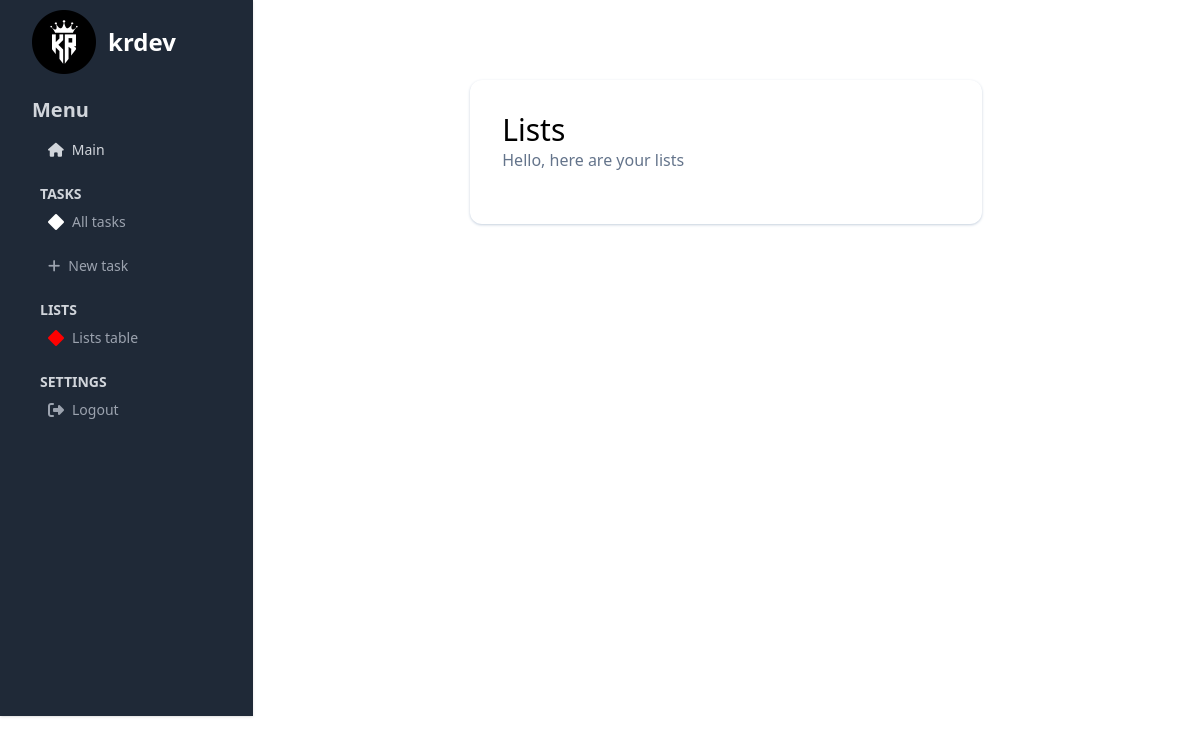
Page /task/lists/ (signed in) on the earlier database version.
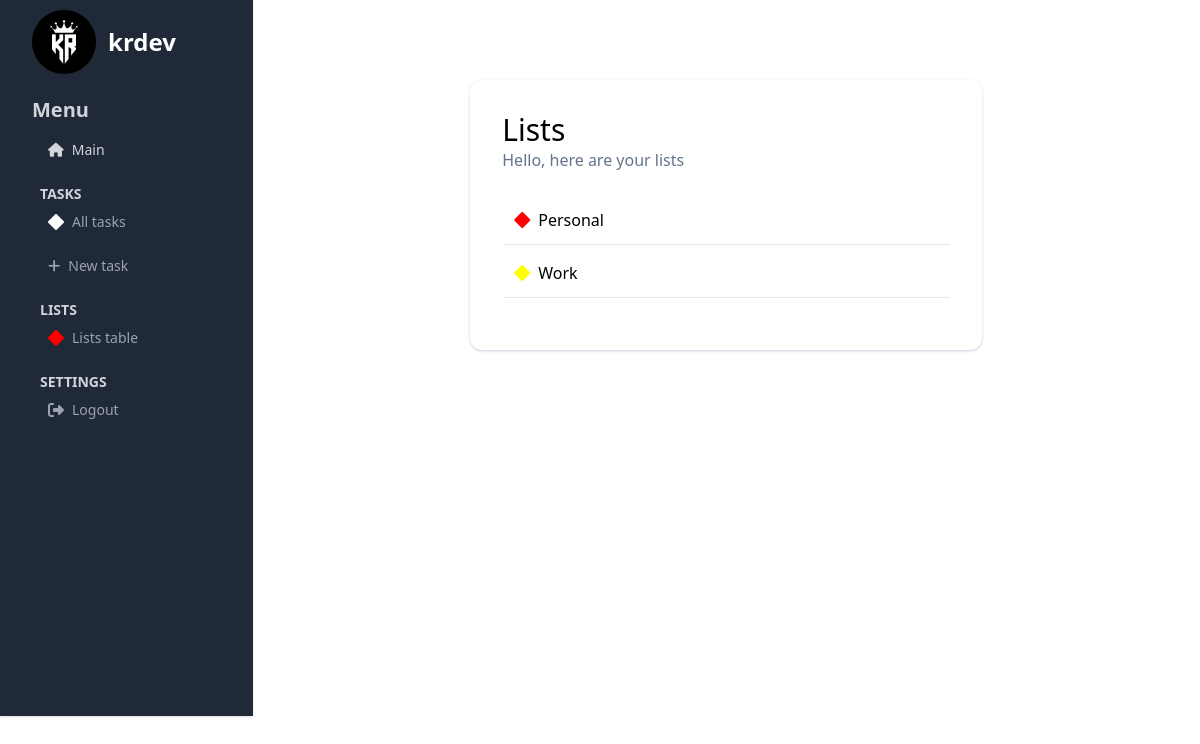
Same page on the later database version.
### task/models.py (models this page shows, shortened)
class List(models.Model):
    name = models.CharField(max_length=250)
    color = models.CharField(max_length=30)
    class Meta:
        verbose_name_plural = 'Lists'

### task/views.py (the view)
# urls.py: path('lists/', views.lists, name='lists'),
@login_required
def lists(request):
    lists = List.objects.all()
    tasks = Task.objects.all()
    return render(request, 'task/lists.html', {
        'lists': lists,
        'tasks': tasks,
    })

### task/templates/task/lists.html (shortened to what this page needs)
{% extends 'core/base.html' %}
{% block content %}
<div class="max-w-lg mx-auto my-10 bg-white p-8 rounded-xl shadow shadow-slate-300">
    <div class="flex flex-row justify-between items-center">
        <div>
            <h1 class="text-3xl font-medium">Lists</h1>
        </div>
    </div>
    <p class="text-slate-500">Hello, here are your lists</p>
    <div id="tasks" class="my-5">
        {% for list in lists %}
        <div id="task"
             class="flex justify-between items-center border-b border-slate-200 py-3 px-2 border-l-4  border-l-transparent bg-gradient-to-r from-transparent to-transparent hover:from-slate-100 transition ease-linear duration-150">
            <div class="inline-flex items-center space-x-2">
                <a href="{% url 'task:list_table' list.id %}"><i class="fa-solid fa-diamond me-2 mt-2"
                                                           style="color:{{list.color}};"></i>{{list.name}}
                </a>
            </div>
        </div>
        {%endfor%}
    </div>
</div>
{%endblock%}

Differences in the rows shown:
added List: name "Personal"
added List: name "Work"
